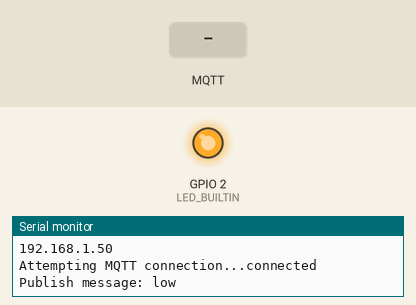
Recording of a sketch running on a simulated ESP8266 (NodeMCU). Parts: output pins drawn as LEDs (lit = HIGH, except the on-board LED, lit = LOW), the last lines printed to the serial monitor. Inputs (shaded band) come from the test bench. WiFi joins after 1.5 s; servers stay silent unless stated; no MQTT or app messages arrive unless stated.

Above: at 2.7 s.
2.8 s: MQTT message "1" arrives on the first subscribed topic
At 3.3 s:
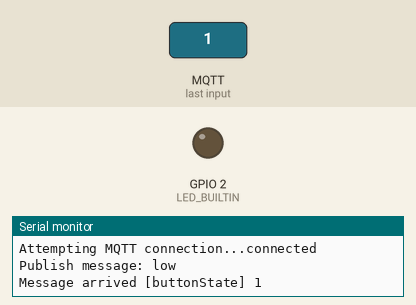
4.3 s: MQTT message "0" arrives on the first subscribed topic
At 5.5 s:
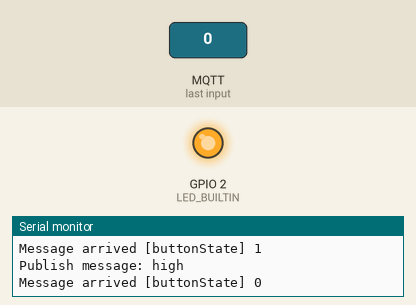
5.8 s: MQTT message "2" arrives on the first subscribed topic
At 6.9 s:
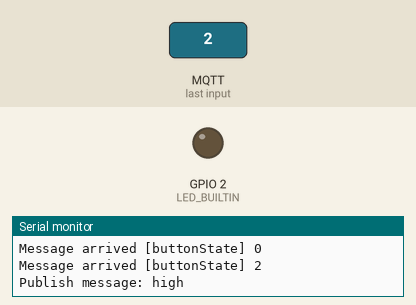
Timing chart, 0 to 8.8 s (numbered marks = the images above; inputs shaded):
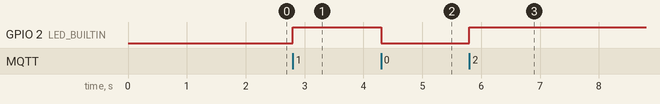

Measured:
- after the input at 2.8 s, GPIO 2 (LED_BUILTIN): LOW → HIGH at once
- after the input at 4.3 s, GPIO 2 (LED_BUILTIN): HIGH → LOW at once
- after the input at 5.8 s, GPIO 2 (LED_BUILTIN): LOW → HIGH at once

The sketch:

IoT.ino
```cpp
#include <ESP8266WiFi.h>
#include <PubSubClient.h>

// Update these with values suitable for your network
const char* ssid = "HOME";
const char* password = "xxxxxxxxxxx";

const char* mqtt_server = "broker.mqtt-dashboard.com";
const char* topicPub = "ledState";
const char* topicSub = "buttonState";

WiFiClient espClient;
PubSubClient client(espClient);
long lastMsg = 0;// time last message was published
char msg[50]; // holds message that was published
int value = 0; // keeps track of number of publishes
char incoming = '0'; // holds incoming character
void setup() {
pinMode(BUILTIN_LED, OUTPUT);
Serial.begin(115200);
setup_wifi();
client.setServer(mqtt_server, 1883);
client.setCallback(callback);
}
void setup_wifi() {
delay(10);
// We start by connecting to a WiFi network
Serial.println();
Serial.print("Connecting to ");
Serial.println(ssid);
WiFi.begin(ssid, password);
while (WiFi.status() != WL_CONNECTED) {
delay(500);
Serial.print(".");
}
Serial.println("");
Serial.println("WiFi connected");
Serial.println("IP address: ");
Serial.println(WiFi.localIP());
}
void callback(char* topic, byte* payload, unsigned int length) {
Serial.print("Message arrived [");
Serial.print(topic);
Serial.print("] ");
for (int i = 0; i < length; i++) {
Serial.print((char)payload[i]);
}
Serial.println();
incoming = payload[0];
// Switch on the LED if an 1 was received as first character
if ((char)payload[0] == '0') {
digitalWrite(LED_BUILTIN, LOW); // Turn the LED on (Note that LOW is the voltage level
// but actually the LED is on; this is because
// it is acive low on the ESP-01)
} else {
  digitalWrite(LED_BUILTIN, HIGH); // Turn the LED off by making the voltage HIGH
}
}
void reconnect() {
// Loop until we're reconnected
while (!client.connected()) {
Serial.print("Attempting MQTT connection...");
// Attempt to connect
if (client.connect("ESP8266Client")) {
Serial.println("connected");
// Once connected, publish an announcement...
client.publish(topicPub, "low");
// ... and resubscribe
client.subscribe(topicSub);
} else {
Serial.print("failed, rc=");
Serial.print(client.state());
Serial.println(" try again in 5 seconds");
// Wait 5 seconds before retrying
delay(5000);
}
}
}
void loop() {
if (!client.connected()) {
reconnect(); //establish connection to MQTT
}
client.loop();
long now = millis();
if (now - lastMsg > 2000) { // 2 seconds have elapsed
lastMsg = now;
++value;
// publish low if incoming character is 0 and high if incoming character is 1
snprintf (msg, 75, incoming == '0'?"low":"high"); // compose message
Serial.print("Publish message: ");
Serial.println(msg);
client.publish(topicPub, msg); // publish message
}
}
```
